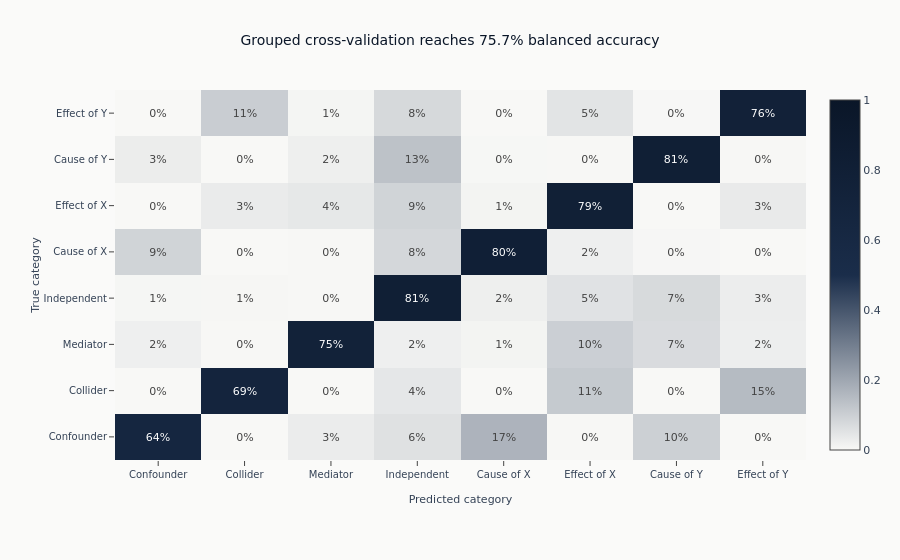

Notebook code cell kept with this figure:
### Markdown cell above
### Confusion Matrix

Row-normalized rates expose which roles remain observationally difficult after supervised
training; hover text retains the underlying counts.

### Code cell
conf_matrix = confusion_matrix(y_train, all_oof_preds)
conf_matrix_normalized = conf_matrix / conf_matrix.sum(axis=1, keepdims=True)

fig = go.Figure(
    data=go.Heatmap(
        z=conf_matrix_normalized,
        x=category_tick_labels,
        y=category_tick_labels,
        colorscale=[
            [0.0, COLORS["silver"]],
            [0.5, COLORS["slate"]],
            [1.0, COLORS["blue"]],
        ],
        zmin=0,
        zmax=1,
        customdata=conf_matrix,
        texttemplate="%{z:.0%}",
        hovertemplate=(
            "True: %{y}<br>Predicted: %{x}<br>Count: %{customdata}<br>Rate: %{z:.1%}<extra></extra>"
        ),
    )
)
fig.update_layout(
    title=f"Grouped cross-validation reaches {oof_accuracy:.1%} balanced accuracy",
    xaxis_title="Predicted category",
    yaxis_title="True category",
    height=560,
    margin=dict(l=115, b=100, t=90, r=60),
)
fig.show()

### Figure 1 — Plotly figure (JSON) as saved in the notebook; plotly's stock layout.template omitted (floating-point values rounded to 4 significant figures)
{"data": [{"colorscale": [[0.0, "#F8F8F6"], [0.5, "#1a2d4a"], [1.0, "#0a1628"]], "customdata": [[247, 0, 11, 22, 65, 1, 38, 0], [0, 250, 0, 15, 0, 41, 0, 54], [8, 1, 276, 8, 4, 37, 26, 9], [22, 20, 10, 3019, 82, 198, 279, 97], [62, 0, 2, 56, 554, 15, 3, 0], [0, 43, 55, 121, 14, 1074, 1, 46], [38, 0, 30, 183, 5, 4, 1109, 4], [0, 75, 6, 55, 0, 35, 1, 541]], "hovertemplate": "True: %{y}<br>Predicted: %{x}<br>Count: %{customdata}<br>Rate: %{z:.1%}<extra></extra>", "texttemplate": "%{z:.0%}", "type": "heatmap", "x": ["Confounder", "Collider", "Mediator", "Independent", "Cause of X", "Effect of X", "Cause of Y", "Effect of Y"], "y": ["Confounder", "Collider", "Mediator", "Independent", "Cause of X", "Effect of X", "Cause of Y", "Effect of Y"], "z": [[0.6432, 0.0, 0.02865, 0.05729, 0.1693, 0.002604, 0.09896, 0.0], [0.0, 0.6944, 0.0, 0.04167, 0.0, 0.1139, 0.0, 0.15], [0.02168, 0.00271, 0.748, 0.02168, 0.01084, 0.1003, 0.07046, 0.02439], [0.005903, 0.005366, 0.002683, 0.81, 0.022, 0.05313, 0.07486, 0.02603], [0.0896, 0.0, 0.00289, 0.08092, 0.8006, 0.02168, 0.004335, 0.0], [0.0, 0.03176, 0.04062, 0.08936, 0.01034, 0.7932, 0.0007386, 0.03397], [0.02768, 0.0, 0.02185, 0.1333, 0.003642, 0.002913, 0.8077, 0.002913], [0.0, 0.1052, 0.008415, 0.07714, 0.0, 0.04909, 0.001403, 0.7588]], "zmax": 1, "zmin": 0}], "layout": {"height": 560, "margin": {"b": 100, "l": 115, "r": 60, "t": 90}, "title": {"text": "Grouped cross-validation reaches 75.7% balanced accuracy"}, "xaxis": {"title": {"text": "Predicted category"}}, "yaxis": {"title": {"text": "True category"}}}}
